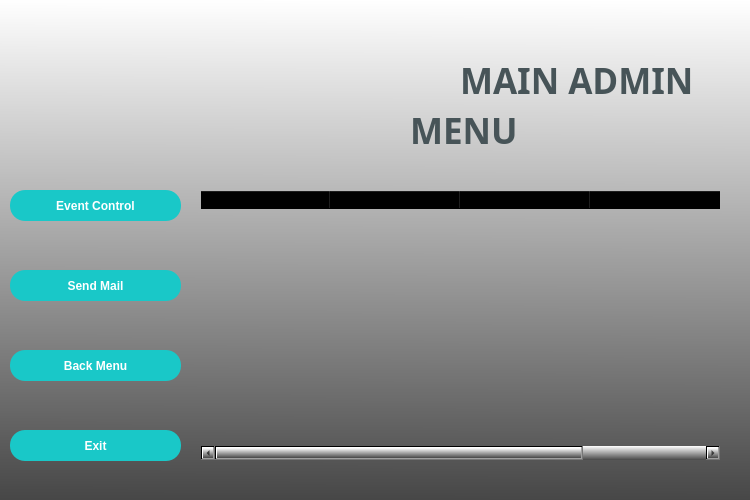
<?xml version="1.0" encoding="UTF-8"?>
<ui version="4.0">
 <class>FormManagement</class>
 <widget class="QWidget" name="FormManagement">
  <property name="geometry">
   <rect>
    <x>0</x>
    <y>0</y>
    <width>750</width>
    <height>500</height>
   </rect>
  </property>
  <property name="sizePolicy">
   <sizepolicy hsizetype="Preferred" vsizetype="Ignored">
    <horstretch>0</horstretch>
    <verstretch>0</verstretch>
   </sizepolicy>
  </property>
  <property name="minimumSize">
   <size>
    <width>750</width>
    <height>500</height>
   </size>
  </property>
  <property name="maximumSize">
   <size>
    <width>750</width>
    <height>500</height>
   </size>
  </property>
  <property name="windowTitle">
   <string>MANAGEMENT PAGE</string>
  </property>
  <property name="windowIcon">
   <iconset>
    <normaloff>pictures/wehere_icon.png</normaloff>pictures/wehere_icon.png</iconset>
  </property>
  <property name="styleSheet">
   <string notr="true">background-color: qlineargradient(spread:pad, x1:0.489, y1:1, x2:0.494, y2:0, stop:0 rgba(71, 71, 71, 255), stop:1 rgba(255, 255, 255, 255));</string>
  </property>
  <widget class="QPushButton" name="pushButton_mam_exit">
   <property name="geometry">
    <rect>
     <x>10</x>
     <y>430</y>
     <width>171</width>
     <height>31</height>
    </rect>
   </property>
   <property name="font">
    <font>
     <family>Arial</family>
     <bold>true</bold>
    </font>
   </property>
   <property name="styleSheet">
    <string notr="true">QPushButton{
	border-radius : 15px;
	background-color : rgb(25, 200, 200);
	color: rgb(255, 255, 255);
}
QPushButton:hover{
	background-color: rgb(20, 135, 135);
 border: 2px solid rgb(162, 0, 0);
}</string>
   </property>
   <property name="text">
    <string>Exit</string>
   </property>
  </widget>
  <widget class="QLabel" name="label_2">
   <property name="geometry">
    <rect>
     <x>200</x>
     <y>32</y>
     <width>261</width>
     <height>101</height>
    </rect>
   </property>
   <property name="styleSheet">
    <string notr="true">
background-color: rgba(0, 0, 0,0%);</string>
   </property>
   <property name="text">
    <string/>
   </property>
   <property name="pixmap">
    <pixmap>pictures/werhere_logo.ico</pixmap>
   </property>
  </widget>
  <widget class="QPushButton" name="pushButton_mam_send_mail">
   <property name="geometry">
    <rect>
     <x>10</x>
     <y>270</y>
     <width>171</width>
     <height>31</height>
    </rect>
   </property>
   <property name="font">
    <font>
     <family>Arial</family>
     <bold>true</bold>
    </font>
   </property>
   <property name="styleSheet">
    <string notr="true">QPushButton{
	border-radius : 15px;
	background-color : rgb(25, 200, 200);
	color: rgb(255, 255, 255);
}
QPushButton:hover{
	background-color: rgb(20, 135, 135);
 border: 2px solid rgb(162, 0, 0);
}</string>
   </property>
   <property name="text">
    <string>Send Mail</string>
   </property>
  </widget>
  <widget class="QLabel" name="label">
   <property name="geometry">
    <rect>
     <x>10</x>
     <y>10</y>
     <width>191</width>
     <height>171</height>
    </rect>
   </property>
   <property name="styleSheet">
    <string notr="true">background-color: rgba(0, 0, 0,0%);</string>
   </property>
   <property name="text">
    <string/>
   </property>
   <property name="pixmap">
    <pixmap>pictures/main_admin.png</pixmap>
   </property>
   <property name="scaledContents">
    <bool>true</bool>
   </property>
  </widget>
  <widget class="QLabel" name="label_3">
   <property name="geometry">
    <rect>
     <x>460</x>
     <y>60</y>
     <width>251</width>
     <height>41</height>
    </rect>
   </property>
   <property name="font">
    <font>
     <family>Arial Black</family>
     <pointsize>26</pointsize>
     <bold>true</bold>
    </font>
   </property>
   <property name="styleSheet">
    <string notr="true">background-color: rgba(0, 0, 0,0%);
color: rgb(71, 84, 88);</string>
   </property>
   <property name="text">
    <string>MAIN ADMIN</string>
   </property>
  </widget>
  <widget class="QTableWidget" name="tableWidget">
   <property name="geometry">
    <rect>
     <x>200</x>
     <y>190</y>
     <width>521</width>
     <height>271</height>
    </rect>
   </property>
   <property name="styleSheet">
    <string notr="true">background-color: rgba(0, 0, 0,0%);</string>
   </property>
   <attribute name="horizontalHeaderDefaultSectionSize">
    <number>130</number>
   </attribute>
   <column>
    <property name="text">
     <string>Event Name</string>
    </property>
   </column>
   <column>
    <property name="text">
     <string>Start Time</string>
    </property>
   </column>
   <column>
    <property name="text">
     <string>Participant Mail</string>
    </property>
    <property name="textAlignment">
     <set>AlignHCenter|AlignTop</set>
    </property>
   </column>
   <column>
    <property name="text">
     <string>Organizer Mail</string>
    </property>
   </column>
  </widget>
  <widget class="QPushButton" name="pushButton_back_menu">
   <property name="geometry">
    <rect>
     <x>10</x>
     <y>350</y>
     <width>171</width>
     <height>31</height>
    </rect>
   </property>
   <property name="font">
    <font>
     <family>Arial</family>
     <bold>true</bold>
    </font>
   </property>
   <property name="styleSheet">
    <string notr="true">QPushButton{
	border-radius : 15px;
	background-color : rgb(25, 200, 200);
	color: rgb(255, 255, 255);
}
QPushButton:hover{
	background-color: rgb(20, 135, 135);
 border: 2px solid rgb(162, 0, 0);
}</string>
   </property>
   <property name="text">
    <string>Back Menu</string>
   </property>
  </widget>
  <widget class="QLabel" name="label_4">
   <property name="geometry">
    <rect>
     <x>410</x>
     <y>110</y>
     <width>121</width>
     <height>41</height>
    </rect>
   </property>
   <property name="font">
    <font>
     <family>Arial Black</family>
     <pointsize>26</pointsize>
     <bold>true</bold>
    </font>
   </property>
   <property name="styleSheet">
    <string notr="true">background-color: rgba(0, 0, 0,0%);
color: rgb(71, 84, 88);</string>
   </property>
   <property name="text">
    <string>MENU</string>
   </property>
  </widget>
  <widget class="QPushButton" name="pushButton_mam_event_control">
   <property name="geometry">
    <rect>
     <x>10</x>
     <y>190</y>
     <width>171</width>
     <height>31</height>
    </rect>
   </property>
   <property name="font">
    <font>
     <family>Arial</family>
     <bold>true</bold>
    </font>
   </property>
   <property name="styleSheet">
    <string notr="true">QPushButton{
	border-radius : 15px;
	background-color : rgb(25, 200, 200);
	color: rgb(255, 255, 255);
}
QPushButton:hover{
	background-color: rgb(20, 135, 135);
 border: 2px solid rgb(162, 0, 0);
}</string>
   </property>
   <property name="text">
    <string>Event Control</string>
   </property>
  </widget>
 </widget>
 <tabstops>
  <tabstop>pushButton_mam_event_control</tabstop>
  <tabstop>pushButton_mam_send_mail</tabstop>
  <tabstop>pushButton_back_menu</tabstop>
  <tabstop>tableWidget</tabstop>
  <tabstop>pushButton_mam_exit</tabstop>
 </tabstops>
 <resources/>
 <connections/>
</ui>
